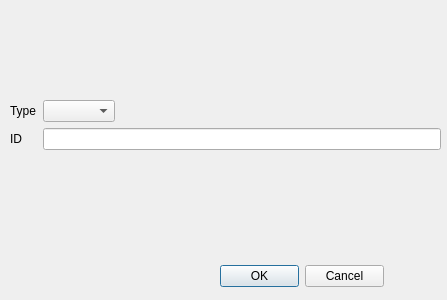
<?xml version="1.0" encoding="UTF-8"?>
<ui version="4.0">
 <class>DownloadWindow</class>
 <widget class="QDialog" name="DownloadWindow">
  <property name="geometry">
   <rect>
    <x>0</x>
    <y>0</y>
    <width>447</width>
    <height>300</height>
   </rect>
  </property>
  <property name="windowTitle">
   <string>Dialog</string>
  </property>
  <widget class="QWidget" name="formLayoutWidget">
   <property name="geometry">
    <rect>
     <x>10</x>
     <y>100</y>
     <width>431</width>
     <height>80</height>
    </rect>
   </property>
   <layout class="QFormLayout" name="formLayout">
    <property name="fieldGrowthPolicy">
     <enum>QFormLayout::ExpandingFieldsGrow</enum>
    </property>
    <item row="0" column="0">
     <widget class="QLabel" name="label">
      <property name="text">
       <string>Type</string>
      </property>
     </widget>
    </item>
    <item row="0" column="1">
     <widget class="QComboBox" name="type"/>
    </item>
    <item row="1" column="0">
     <widget class="QLabel" name="label_2">
      <property name="text">
       <string>ID</string>
      </property>
     </widget>
    </item>
    <item row="1" column="1">
     <widget class="QLineEdit" name="id"/>
    </item>
   </layout>
  </widget>
  <widget class="QDialogButtonBox" name="buttonBox">
   <property name="geometry">
    <rect>
     <x>220</x>
     <y>260</y>
     <width>164</width>
     <height>32</height>
    </rect>
   </property>
   <property name="standardButtons">
    <set>QDialogButtonBox::Cancel|QDialogButtonBox::Ok</set>
   </property>
  </widget>
 </widget>
 <resources/>
 <connections/>
</ui>
